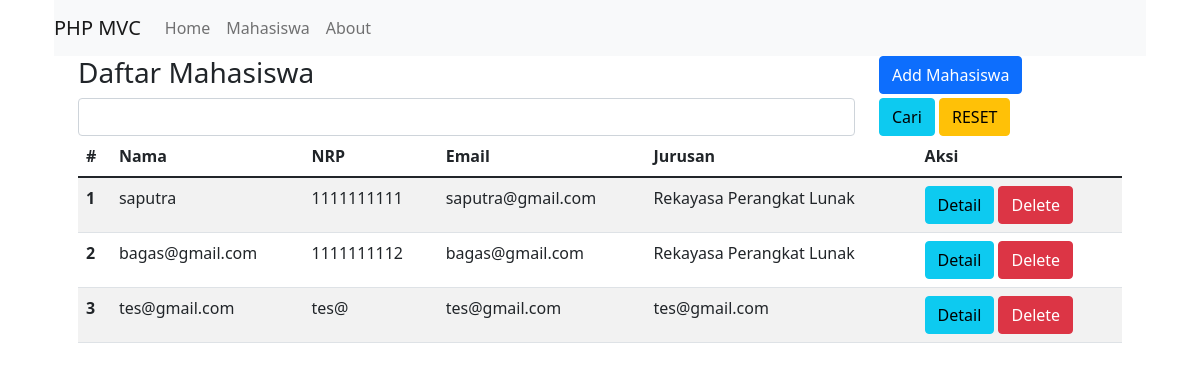
Screenshot of /public/mahasiswa with the database file from the repository.
### tables this page shows
CREATE TABLE `mahasiswa` (
  `id` int(11) NOT NULL,
  `nama` varchar(200) NOT NULL,
  `nrp` varchar(10) NOT NULL,
  `email` varchar(200) NOT NULL,
  `jurusan` varchar(200) NOT NULL
);

### app/core/Controller.php (called while the page is built, shortened)
<?php
class Controller {
    public function view($url, $data = []) {
        require "../app/views/". $url . ".php";
    }
    public function model($model){
        return new $model;
    }
}

### app/controllers/Mahasiswa.php (called while the page is built, shortened)
<?php
class Mahasiswa extends Controller {
    public function index()
    {
        $data["title"] = "Daftar Mahasiswa";
        $data["mahasiswa"] = $this->model("Mahasiswa_model")->index();
        $this->view("template/header", $data);
        $this->view("mahasiswa/index", $data);
        $this->view("template/footer");
    }
}

### app/core/App.php (called while the page is built, shortened)
<?php
class App {
    protected $method = "index";
    protected $params = [];
    public function __construct()
    {
        $this->controller = new $this->controller;
        call_user_func_array([$this->controller, $this->method], $this->params);
    }
}

### public/index.php (called while the page is built, shortened)
<?php
$app = new App;

### app/core/Database.php (called while the page is built, shortened)
<?php
class Database {
    private $host = DB_HOST;
    private $user = DB_USER;
    private $pass = DB_PASS;
    private $db_name = DB_NAME;
    private $dbh;
    private $stmt;
    public function __construct()
    {
        $dsn = "mysql:host=".$this->host.";dbname=".$this->db_name;
        try {
            $this->dbh = new PDO($dsn, $this->user, $this->pass);
        } catch (PDOException $e) {
            die($e->getMessage());
        }
    }
    public function query($query)
    {
        $this->stmt = $this->dbh->prepare($query);
    }
    public function execute()
    {
        $this->stmt->execute();
    }
    public function resultSet()
    {
        $this->execute();
        return $this->stmt->fetchAll(PDO::FETCH_ASSOC);
    }
}

### app/models/Mahasiswa_model.php (called while the page is built, shortened)
<?php
class Mahasiswa_model {
    private $table = "mahasiswa";
    private $db;
    public function __construct(){
        $this->db = new Database;
    }
    public function index(){
        $this->db->query("SELECT * FROM ". $this->table);
        return $this->db->resultSet();
    }
}

### app/views/mahasiswa/index.php (the view, shortened to what this page needs)
<div class="container">
    <div class="row">
        <div class="col-md-9">
            <h3>Daftar Mahasiswa</h3>
        </div>
        <div class="col-md-3">
            <button type="button" class="btn btn-primary" data-bs-toggle="modal" data-bs-target="#addMahasiswa">
                Add Mahasiswa
            </button>
        </div>
    </div>
    <div class="row">
        <div class="col-md-9">
            <form action="<?= BASEURL ?>/mahasiswa/search" method="POST">
                <input type="text" name="keyword" class="form-control" id="exampleInputEmail1" aria-describedby="emailHelp" >
        </div>
        <div class="col-md-3">
            <button class="btn btn-info" type="submit">Cari</button>
            <a href="<?= BASEURL ?>/mahasiswa" class="btn btn-warning">RESET</a>
        </div>
    </div>
    <div class="row">
        <div class="col-md-12">
            <table class="table table-striped">
                <thead>
                    <tr>
                        <th scope="col">#</th>
                        <th scope="col">Nama</th>
                        <th scope="col">NRP</th>
                        <th scope="col">Email</th>
                        <th scope="col">Jurusan</th>
                        <th scope="col">Aksi</th>
                    </tr>
                </thead>
                <tbody>
                    <?php $i = 1; ?>
                    <?php foreach($data["mahasiswa"] as $mahasiswa) : ?>
                    <tr>
                        <th scope="row"><?= $i ?></th>
                        <td><?= $mahasiswa["nama"] ?></td>
                        <td><?= $mahasiswa["nrp"] ?></td>
                        <td><?= $mahasiswa["email"] ?></td>
                        <td><?= $mahasiswa["jurusan"] ?></td>
                        <td>
                            <a href="<?= BASEURL ?>/mahasiswa/detail/<?= $mahasiswa["id"] ?>"
                                class="btn btn-info">Detail</a>
                            <a href="<?= BASEURL ?>/mahasiswa/delete/<?= $mahasiswa["id"] ?>" class="btn btn-danger">Delete</a>
                        </td>
                    </tr>
                    <?php $i++ ?>
                    <?php endforeach; ?>
                </tbody>
            </table>
        </div>
    </div>
</div>

### app/views/template/header.php (shortened to what this page needs)
<!DOCTYPE html>
<html lang="en">
<head>
    <link rel="stylesheet" href="<?= BASEURL; ?>/css/bootstrap.css">
    <link href="https://cdn.jsdelivr.net/npm/bootstrap@5.1.3/dist/css/bootstrap.min.css" rel="stylesheet">
</head>
<body>
    <div class="container">
<nav class="navbar navbar-expand-lg navbar-light bg-light">
  <a class="navbar-brand" href="<?= BASEURL; ?>">PHP MVC</a>
  <div class="collapse navbar-collapse" id="navbarNav">
    <ul class="navbar-nav">
      <li class="nav-item active">
        <a class="nav-link" href="<?= BASEURL; ?>/home">Home</a>
      </li>
      <li class="nav-item">
        <a class="nav-link" href="<?= BASEURL; ?>/mahasiswa">Mahasiswa</a>
      </li>
      <li class="nav-item">
        <a class="nav-link" href="<?= BASEURL; ?>/about">About</a>
      </li>
    </ul>
  </div>
</nav>

### app/views/template/footer.php (shortened to what this page needs)
</div>
</body>
</html>

### rows the page displays
mahasiswa: nama "saputra", nrp "1111111111", email "saputra@gmail.com", jurusan "Rekayasa Perangkat Lunak"
mahasiswa: nama "bagas@gmail.com", nrp "1111111112", email "bagas@gmail.com", jurusan "Rekayasa Perangkat Lunak"
mahasiswa: nama "tes@gmail.com", nrp "tes@", email "tes@gmail.com", jurusan "tes@gmail.com"
